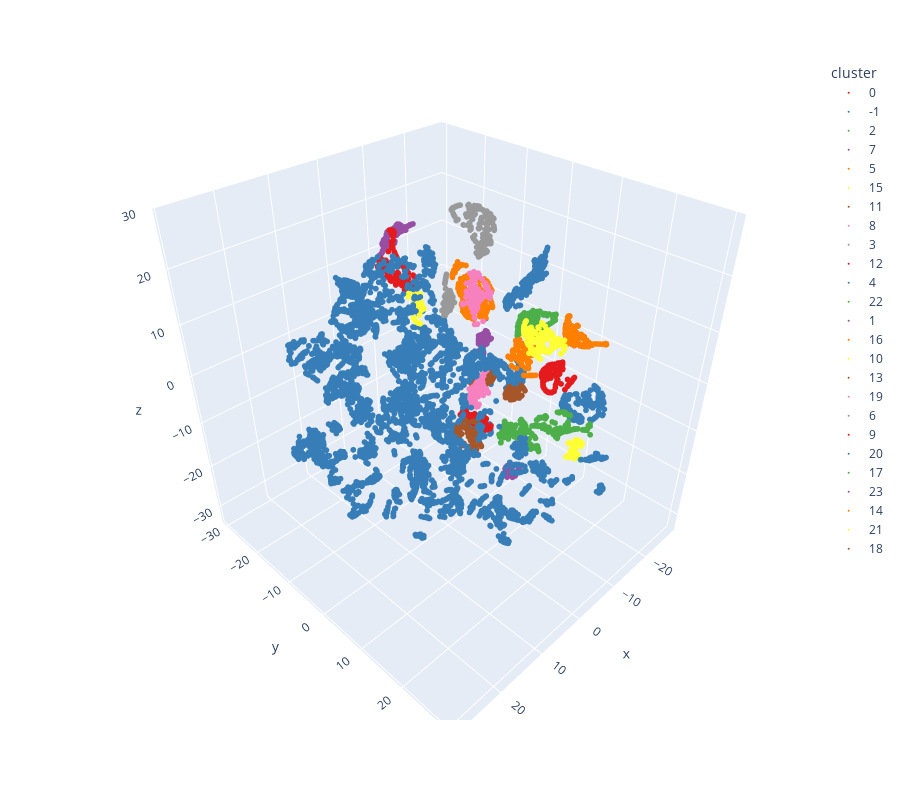

The cell this chart's notebook holds for it:
### Code cell
# plot the clusters with tsne
fig1 = cluster_plot(X_scaled, cluster_result)
fig1.show()
